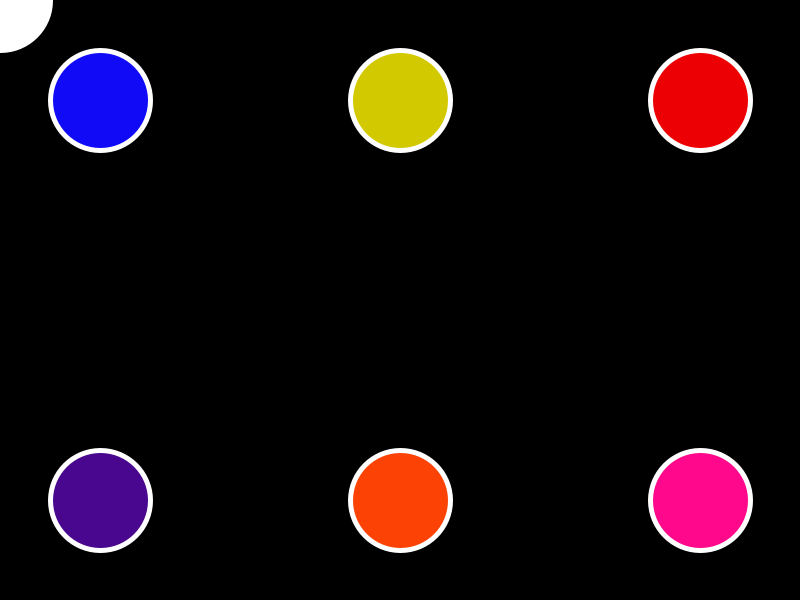
Frame 1 (no input)
Frame 60 (the mouse pressed at the canvas centre just before this capture): identical to frame 1, image omitted
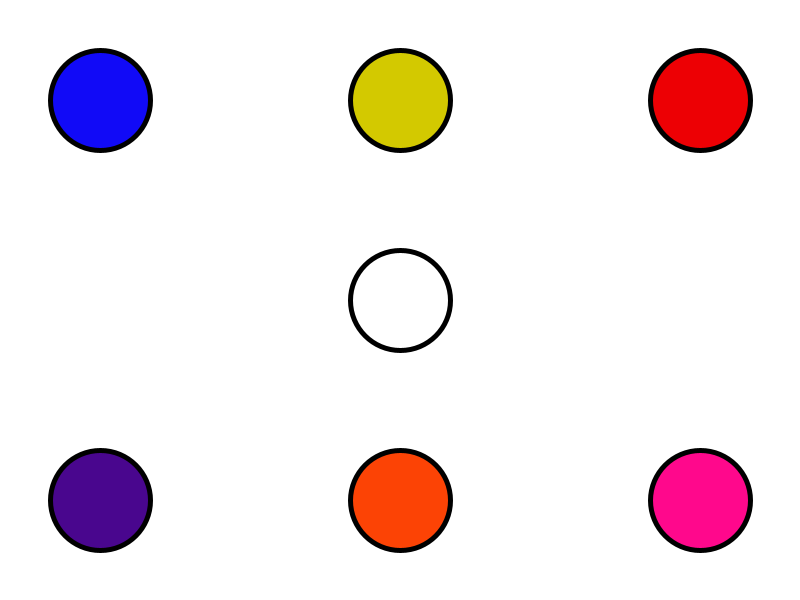
Frame 120 (the mouse held since frame 60 and released just before this capture)

The Processing sketch that drew these frames (run headless with seeded random() and noise(); from frame 60 on, the mouse is pressed at the canvas centre):

// Processing sketch: processing_23959
// ── processing_23959.pde

//MIDTERM


//use keyPress
//use mousePressed
//use cursor




void setup(){
  size (800, 600);
}

void draw(){
background (0);
if(mousePressed) {
    background(255);
  } else {
    background(0);
  }
  
stroke (255);
if(mousePressed) {
    stroke(0);
  } else {
    stroke(255);
  }


  
//First Line

//Blue
if (keyPressed == true) {
  fill(73, 6, 142);
  } else {
     fill(17, 10, 247);
}

strokeWeight(5);
smooth();
ellipse (100, 100, 100, 100);



//Yellow 
if (keyPressed == true) {
  fill(252, 67, 5);
  } else {
      fill(211, 201, 0);
}
  
strokeWeight(5);
smooth();
ellipse (400, 100, 100, 100);



//Red
if (keyPressed == true) {
 fill(255, 8, 140);
 } else {
    fill(237, 0, 4);
}
 
strokeWeight(5);
smooth();
ellipse (700, 100, 100, 100);

 

//Secon Line

//Purlpe
if (keyPressed == true) {
 fill(17, 10, 247);
 } else {
     fill(73, 6, 142);
}
 
strokeWeight(5);
smooth();
ellipse (100, 500, 100, 100);


//Orange
if (keyPressed == true) {
 fill(211, 201, 0); 
 } else {
     fill(252, 67, 5);
}

strokeWeight(5);
smooth();
ellipse (400, 500, 100, 100);


//Pink
if (keyPressed == true) {
 fill(237, 0, 4);
 } else {
     fill(255, 8, 140);
}

strokeWeight(5); 
smooth();
ellipse (700, 500, 100, 100);


//Random Moving Ball, Just cause

if (keyPressed == true) {
  fill(0);
  } else {
      fill(255);
}

strokeWeight(5);
smooth();
ellipse(mouseX,mouseY,100,100);

 


}


//In my code I used basic colors and basic shapes.  
//I also used basic code to creat a colorfulinteractive art peice.
//I wanted to create symmetry in the shapes, and in the exchange of colors between shapes.
//
